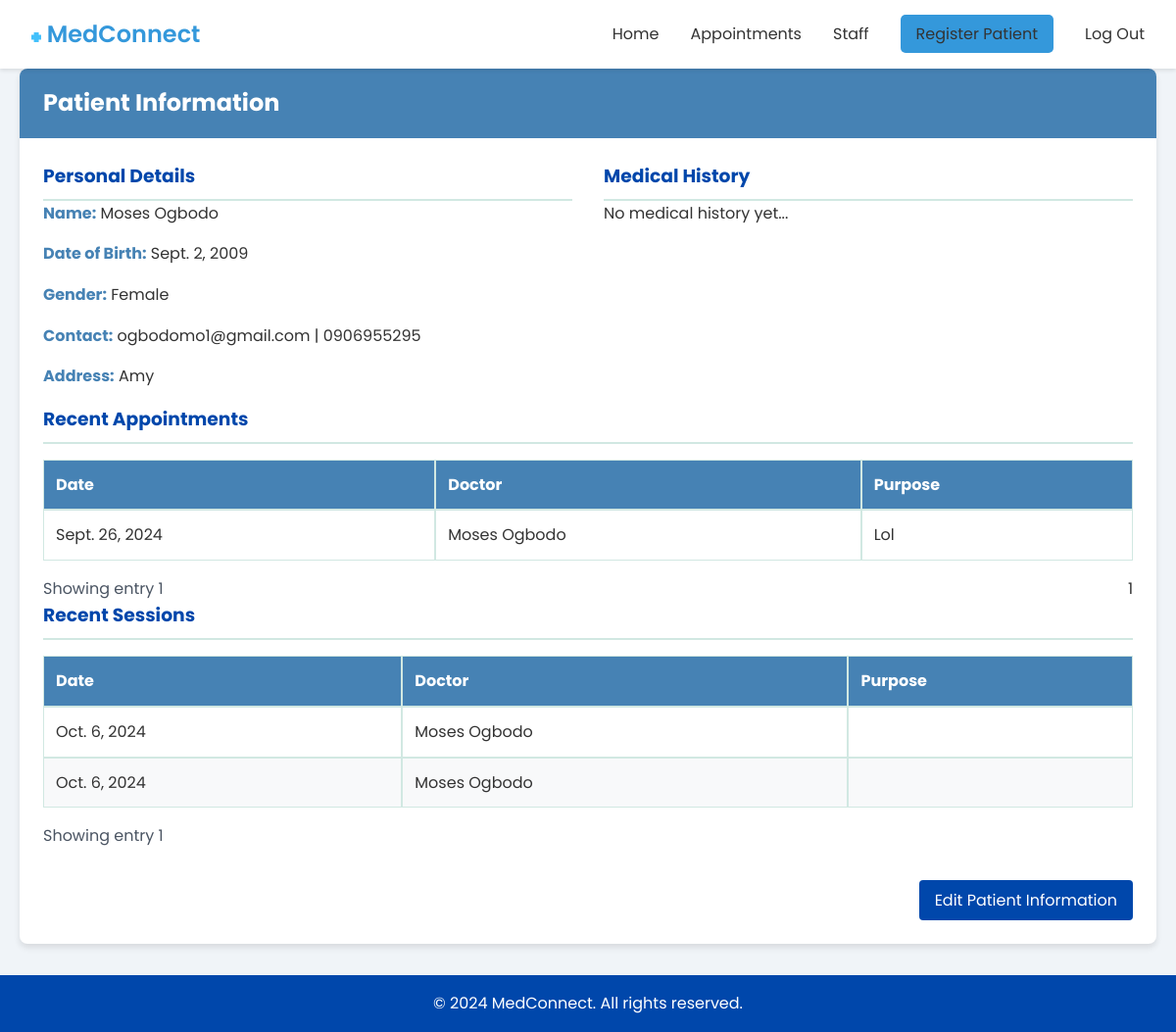
Page /patient_view/2/ (signed in) on the committed database.
### medconnect_core/models.py (models this page shows, shortened)
class PatientProfile(models.Model):
    user = models.OneToOneField(User, on_delete=models.CASCADE,null=True)
    date_of_birth = models.DateField(blank=True, null=True)
    gender = models.CharField(max_length=10, choices=[('Male', 'Male'), ('Female', 'Female')], blank=True, null=True)
    blood_type = models.CharField(max_length=2, choices=[('AA', 'AA'), ('AS', 'AS'), ('SS', 'SS')], blank=True, null=True)
    phone_number = models.CharField(max_length=15, blank=True, null=True)
    address = models.TextField(blank=True, null=True)
    emergency_contact_name = models.CharField(max_length=100, blank=True, null=True)
    emergency_contact_number = models.CharField(max_length=15, blank=True, null=True)
    allergies = models.CharField(max_length=255, blank=True, null=True)
    medical_history = models.TextField(blank=True, null=True)
    current_medications = models.TextField(blank=True, null=True)
    insurance_provider = models.CharField(max_length=100, blank=True, null=True)
    insurance_policy_number = models.CharField(max_length=100, blank=True, null=True)
    additional_information = models.TextField(blank=True, null=True)
    next_of_kin = models.CharField(max_length=100, blank=True, null=True)
    marital_status = models.CharField(max_length=10, choices=[('Single', 'Single'), ('Married', 'Married'), ('Divorced', 'Divorced')], blank=True, null=True)
    occupation = models.CharField(max_length=100, blank=True, null=True)
    smoking_status = models.CharField(max_length=100, blank=True, null=True)
    alcohol_consumption = models.CharField(max_length=100, blank=True, null=True)
    is_staff=models.BooleanField(null=True,default=False)
    status= models.CharField(null=True, max_length=100,choices=[
        ('Patient', "Patient")  ,
          ('Doctor', "Doctor"),
          ('Admin', "Admin"),
        ('Nurse', "Nurse")
    ],default="Nurse", blank=True)
    def __str__(self):
        return f"{self.user.first_name} {self.user.last_name}"

class Appointment(models.Model):
        patient = models.ForeignKey(PatientProfile,limit_choices_to={'is_staff':False}, on_delete=models.CASCADE, null=True)
        date=models.DateField(default=datetime.datetime.today)
        time = models.TimeField(default=datetime.datetime.today)
        purpose = models.TextField(max_length=100, null=True)
        doctor=models.ForeignKey(PatientProfile,related_name="doctor" ,on_delete=models.CASCADE,limit_choices_to={'status':"Doctor"}, null=True)
        status = models.CharField(max_length=20, choices=[
            ('SCHEDULED', 'Scheduled'),
            ('CANCELLED', 'Cancelled'),
            ('COMPLETED', 'Completed')
        ], default='SCHEDULED')
        created_at = models.DateTimeField(auto_now_add=True)
        def __str__(self):
            return self.purpose

class session(models.Model):
    doctor = models.ForeignKey(PatientProfile,limit_choices_to={'is_staff':True}, on_delete=models.CASCADE,null=True)
    patient = models.ForeignKey(PatientProfile,related_name="patient",limit_choices_to={'is_staff':False}, on_delete=models.CASCADE, null=True, blank=True)
    notes=models.TextField(null=True)
    medication = models.TextField()
    dosage = models.CharField(max_length=100)
    instructions = models.TextField()
    date=date=models.DateField(default=datetime.datetime.today)
    time=models.ForeignKey(Time_Slot, on_delete=models.CASCADE,null=True)

### medconnect_core/views.py (the view)
# urls.py: path("patient_view/<int:id>/", patient_view, name="patient_view"),
def patient_view (request,id):
    if request.user.is_authenticated:
        appointment = Appointment.objects.filter(patient__user__id=id)
        print(appointment)
        patient=PatientProfile.objects.get(user__id=id)
        sessions=session.objects.filter(patient__user__id=id)
        a=Paginator(appointment,6)
        s=Paginator(sessions,6)
        page_number=request.GET.get('page')#get current page
        try:
                appointment=a.get_page(page_number)#gets and returns current page
                sessions=s.get_page(page_number)#gets and returns current page
        except PageNotAnInteger:
                appointment=a.page(1)#if pnumber isnt int assign to firstpaage
                sessions=s.page(1)
        except EmptyPage:
                appointment=a.page(a.num_pages)
                sessions=s.page(s.num_pages)
        return render(request, "core/patient_view.html", {"patient":patient,'appointments':appointment,'sessions':sessions})
    else:
        messages.success(request, "Please login first")
        return redirect("staff_login")

### medconnect_core/templates/core/patient_view.html (shortened to what this page needs)
<!DOCTYPE html>
<html lang="en">
<head>
</head>
<body>
    {% include "core/nav.html" %}
    <main class="container">
        <div class="card">
            <div class="card-header">
                <h2>Patient Information</h2>
            </div>
            <div class="card-body">
                <div class="grid">
                    <div>
                        <h3>Personal Details</h3>
                        <div class="info-group">
                            <span class="info-label">Name:</span>
                            <span>{{patient.user.first_name}} {{patient.user.last_name}}</span>
                        </div>
                        <div class="info-group">
                            <span class="info-label">Date of Birth:</span>
                            <span>{{patient.date_of_birth}}</span>
                        </div>
                        <div class="info-group">
                            <span class="info-label">Gender:</span>
                            <span>{{patient.gender}}</span>
                        </div>
                        <div class="info-group">
                            <span class="info-label">Contact:</span>
                            <span>{{patient.user.email}} | {{patient.phone_number}}</span>
                        </div>
                        <div class="info-group">
                            <span class="info-label">Address:</span>
                            <span>{{patient.address}}</span>
                        </div>
                    </div>
                    <div>
                        <h3>Medical History</h3>
                         {% if  patient.medical_history %}
                        <ul class="list-disc">
                            <li>{{patient.medical_history}}</li>
                        </ul>
                         {% else %} <div>No medical history yet...</div>
                   {% endif %}
                        </div>
                </div>
                <h3>Recent Appointments</h3>
                <div style="overflow-x: auto;">
                    {% if appointments %}
                    <table>
                        <thead>
                            <tr>
                                <th>Date</th>
                                <th>Doctor</th>
                                <th>Purpose</th>
                            </tr>
                        </thead>
                        <tbody>
                            {% for appointment in appointments %}
                            <tr>
                                <td>{{appointment.date}}</td>
                                <td>{{appointment.doctor}}</td>
                                <td>{{appointment.purpose}}</td>
                            </tr>
                            {% endfor %}
                        </tbody>
                    </table>
                    <div class="pagination">
                        <div class="pagination-info">
                            <span>Showing entry {{appointments.number}} </span>
                        </div>
                        <div class="pagination-buttons">
                                   <span>{{appointments.number}}</span>
                        </div>
                    </div>
                    {% else %}
                    <div>No appointments yet..</div>
                    {% endif %}
                </div>
                <h3>Recent Sessions</h3>
                <div style="overflow-x: auto;">
                    {% if sessions %}
                    <table>
                        <thead>
                            <tr>
                                <th>Date</th>
                                <th>Doctor</th>
                                <th>Purpose</th>
                            </tr>
                        </thead>
                        <tbody>
                            {% for session in sessions %}
                            <tr>
                                <td>{{session.date}}</td>
                                <td>{{session.doctor}}</td>
                                <td>{{session.purpose}}</td>
                            </tr>
                            {% endfor %}
                        </tbody>
                    </table>
                    <div class="pagination">
                        <div class="pagination-info">
                            <span>Showing entry {{sessions.number}} </span>
                        </div>
                    </div>
                    {% else %}
                    <div>No sessions yet..</div>
                    {% endif %}
                </div>
                <div style="text-align: right; margin-top: 2rem;">
                    <a href="{% url 'patient_edit' patient.user.id %}" class="button">Edit Patient Information</a>
                </div>
            </div>
        </div>
    </main>
    <footer>
        <div class="container">
            <p>&copy; 2024 MedConnect. All rights reserved.</p>
        </div>
    </footer>
</body>
</html>

### medconnect_core/templates/core/patient_view.html (style rules this page uses)
:root { --primary-color: #0047AB; --secondary-color: #4682B4; --background-color: #F0F8FF; --text-color: #333; --border-color: #D1E8E2; }
body { font-family: 'Arial', sans-serif; background-color: var(--background-color); color: var(--text-color); line-height: 1.6; margin: 0; padding: 0; }
.container { max-width: 1200px; margin: 0 auto; padding: 0 20px; }
main { padding: 2rem 0; }
.card { background-color: white; border-radius: 8px; box-shadow: 0 4px 6px rgba(0,0,0,0.1); margin-bottom: 2rem; }
.card-header { background-color: var(--secondary-color); color: white; padding: 1rem 1.5rem; border-top-left-radius: 8px; border-top-right-radius: 8px; }
.card-header h2 { margin: 0; font-size: 1.5rem; }
.card-body { padding: 1.5rem; }
.grid { display: grid; gap: 2rem; }
@media (min-width: 768px) { .grid { grid-template-columns: repeat(2, 1fr); } }
h3 { color: var(--primary-color); border-bottom: 2px solid var(--border-color); padding-bottom: 0.5rem; margin-top: 0; }
.info-group { margin-bottom: 1rem; }
.info-label { font-weight: bold; color: var(--secondary-color); }
table { width: 100%; border-collapse: separate; border-spacing: 0; margin-top: 1rem; }
th, td { border: 1px solid var(--border-color); padding: 0.75rem; text-align: left; }
th { background-color: var(--secondary-color); color: white; font-weight: bold; }
tbody tr:nth-child(even) { background-color: #f8f9fa; }
.button { display: inline-block; background-color: var(--primary-color); color: white; padding: 0.5rem 1rem; text-decoration: none; border-radius: 4px; transition: background-color 0.3s ease; }
.pagination { display: flex; justify-content: space-between; align-items: center; margin-top: 1rem; }
.pagination-info { color: #4b5563; }
.pagination-buttons { display: flex; gap: 0.5rem; }
footer { background-color: var(--primary-color); color: white; text-align: center; padding: 1rem 0; margin-top: 2rem; }

### medconnect_core/templates/core/nav.html (style rules this page uses)
* { margin: 0; padding: 0; box-sizing: border-box; }
body { font-family: 'Poppins', sans-serif; background-color: #f0f4f8; }

### rows in the picture
PatientProfile: user.first_name "Moses", user.last_name "Ogbodo", date_of_birth "Sept. 2, 2009", gender "Female", user.email "ogbodomo1@gmail.com", phone_number "0906955295", address "Amy"
Appointment: date "Sept. 26, 2024", doctor "Moses Ogbodo", purpose "Lol"
session: date "Oct. 6, 2024", doctor "Moses Ogbodo"
session: date "Oct. 6, 2024", doctor "Moses Ogbodo"

### other values in the picture
{{ appointments.number }} "1"
{{ sessions.number }} "1"
